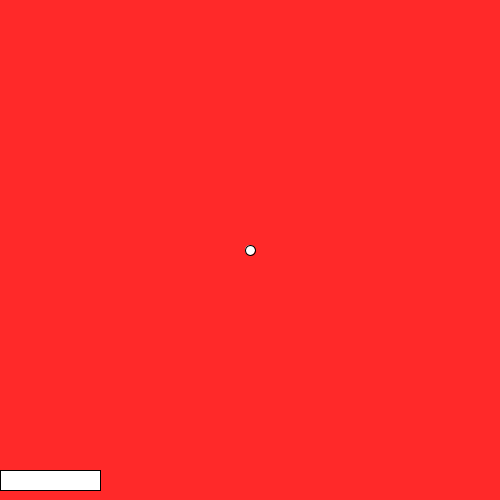
Frame 1 (no input)
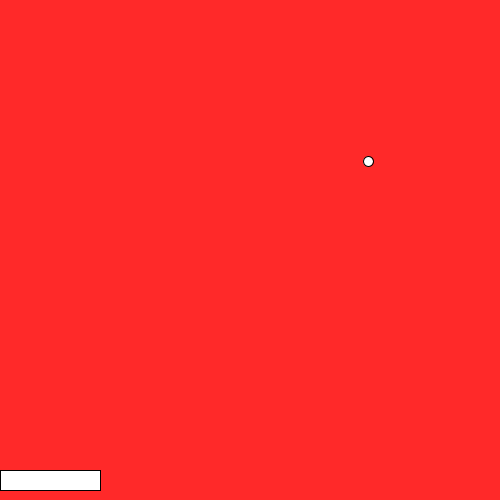
Frame 60 (the mouse pressed at the canvas centre just before this capture)
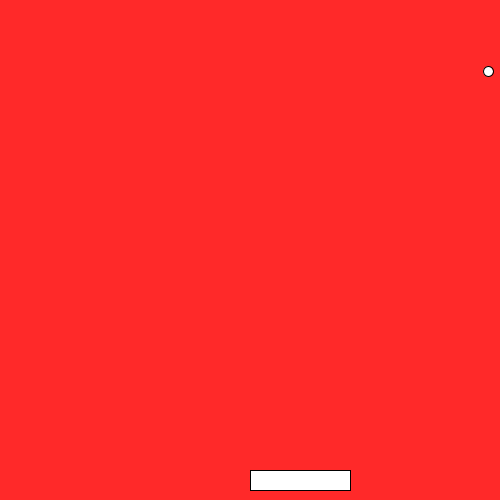
Frame 120 (the mouse held since frame 60 and released just before this capture)

The Processing sketch that drew these frames (run headless with seeded random() and noise(); from frame 60 on, the mouse is pressed at the canvas centre):

// Processing sketch: week04_3_if_collision
// ── week04_3_if_collision.pde
void setup()
{
  size(500,500);
}
float x=250,y=250;//變數(位置)精細
float vx=2.0,vy=-1.5;
void draw()
{
  background(#FF2929);//背景，去殘影
  int boardX=mouseX;
  rect(boardX,470,100,20);//控制的板子
  ellipse(x,y,10,10);//橢圓
  x=x+vx;
  y=y+vy;
  if(x>500) vx=-vx;
  if(y<0) vy=-vy;
  if(x<0) vx=-vx;
  if(y>470 && x>boardX && x<boardX+100) vy=-vy;
}
